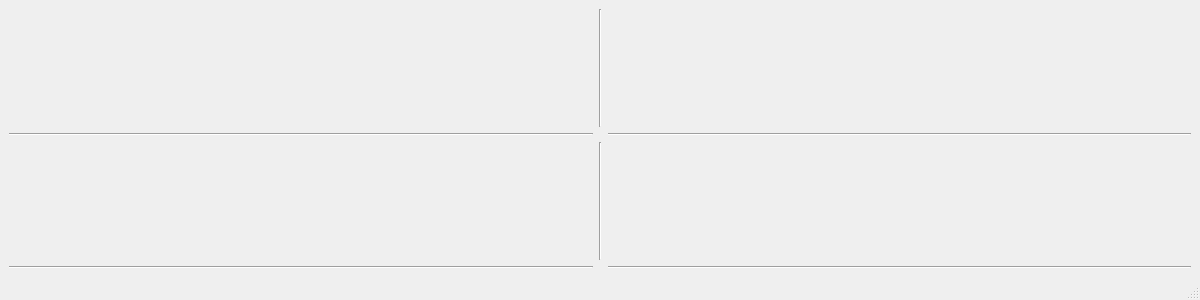
<?xml version="1.0" encoding="UTF-8"?>
<ui version="4.0">
 <class>MainWindow</class>
 <widget class="QMainWindow" name="MainWindow">
  <property name="geometry">
   <rect>
    <x>0</x>
    <y>0</y>
    <width>1200</width>
    <height>300</height>
   </rect>
  </property>
  <property name="windowTitle">
   <string>MainWindow</string>
  </property>
  <widget class="QWidget" name="centralwidget">
   <property name="enabled">
    <bool>true</bool>
   </property>
   <layout class="QGridLayout" name="gridLayout">
    <item row="0" column="0">
     <layout class="QVBoxLayout" name="verticalLayout">
      <item>
       <layout class="QHBoxLayout" name="horizontalLayout">
        <property name="sizeConstraint">
         <enum>QLayout::SetDefaultConstraint</enum>
        </property>
        <property name="leftMargin">
         <number>0</number>
        </property>
        <property name="topMargin">
         <number>0</number>
        </property>
        <property name="rightMargin">
         <number>0</number>
        </property>
        <property name="bottomMargin">
         <number>0</number>
        </property>
       </layout>
      </item>
     </layout>
    </item>
    <item row="0" column="1">
     <widget class="Line" name="line">
      <property name="orientation">
       <enum>Qt::Vertical</enum>
      </property>
     </widget>
    </item>
    <item row="0" column="2">
     <layout class="QVBoxLayout" name="verticalLayout_3">
      <item>
       <layout class="QHBoxLayout" name="horizontalLayout_3">
        <property name="sizeConstraint">
         <enum>QLayout::SetDefaultConstraint</enum>
        </property>
        <property name="leftMargin">
         <number>0</number>
        </property>
        <property name="topMargin">
         <number>0</number>
        </property>
        <property name="rightMargin">
         <number>0</number>
        </property>
        <property name="bottomMargin">
         <number>0</number>
        </property>
       </layout>
      </item>
     </layout>
    </item>
    <item row="1" column="0">
     <widget class="Line" name="line_2">
      <property name="orientation">
       <enum>Qt::Horizontal</enum>
      </property>
     </widget>
    </item>
    <item row="1" column="2">
     <widget class="Line" name="line_3">
      <property name="orientation">
       <enum>Qt::Horizontal</enum>
      </property>
     </widget>
    </item>
    <item row="2" column="0">
     <layout class="QVBoxLayout" name="verticalLayout_2">
      <item>
       <layout class="QHBoxLayout" name="horizontalLayout_2">
        <property name="sizeConstraint">
         <enum>QLayout::SetDefaultConstraint</enum>
        </property>
        <property name="leftMargin">
         <number>0</number>
        </property>
        <property name="topMargin">
         <number>0</number>
        </property>
        <property name="rightMargin">
         <number>0</number>
        </property>
        <property name="bottomMargin">
         <number>0</number>
        </property>
       </layout>
      </item>
     </layout>
    </item>
    <item row="2" column="1">
     <widget class="Line" name="line_4">
      <property name="orientation">
       <enum>Qt::Vertical</enum>
      </property>
     </widget>
    </item>
    <item row="2" column="2">
     <layout class="QVBoxLayout" name="verticalLayout_4">
      <item>
       <layout class="QHBoxLayout" name="horizontalLayout_4">
        <property name="sizeConstraint">
         <enum>QLayout::SetDefaultConstraint</enum>
        </property>
        <property name="leftMargin">
         <number>0</number>
        </property>
        <property name="topMargin">
         <number>0</number>
        </property>
        <property name="rightMargin">
         <number>0</number>
        </property>
        <property name="bottomMargin">
         <number>0</number>
        </property>
       </layout>
      </item>
     </layout>
    </item>
    <item row="3" column="0">
     <widget class="Line" name="line_5">
      <property name="orientation">
       <enum>Qt::Horizontal</enum>
      </property>
     </widget>
    </item>
    <item row="3" column="2">
     <widget class="Line" name="line_6">
      <property name="orientation">
       <enum>Qt::Horizontal</enum>
      </property>
     </widget>
    </item>
   </layout>
  </widget>
  <widget class="QMenuBar" name="menubar">
   <property name="geometry">
    <rect>
     <x>0</x>
     <y>0</y>
     <width>1200</width>
     <height>22</height>
    </rect>
   </property>
  </widget>
  <widget class="QStatusBar" name="statusbar"/>
 </widget>
 <resources/>
 <connections/>
</ui>
